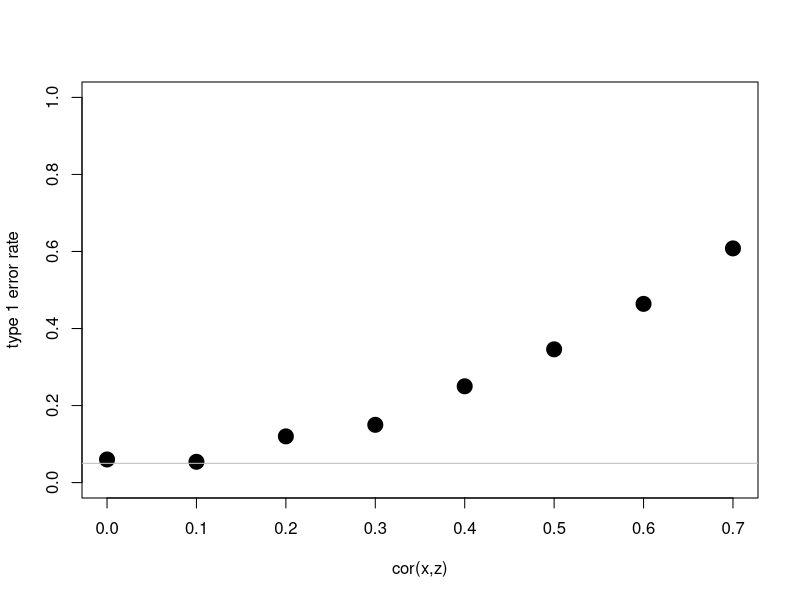
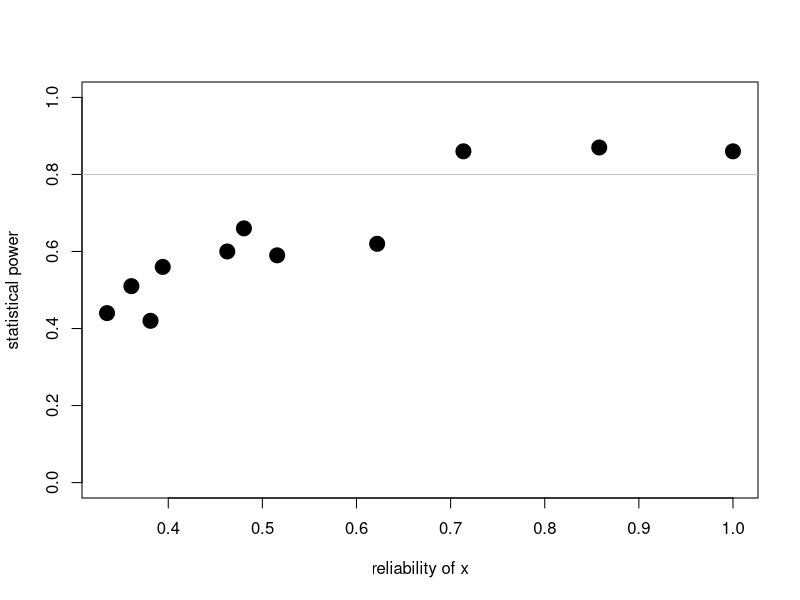

Recreate these plots in R, in order.
##DGM
N<-1000
x<-rnorm(N)
y<-.3*x+rnorm(N)

##DAM
m<-lm(y~x)
summary(m)


######################################################
##What if we start to make changes to the DGM and ask about their relationship to the empirical data?
##We're going to look at power (probability that we correctly reject the null hypothesis)and type 1 error rate (type 1 error: mistaken rejection of actually true null hypothesis) for a few examples

######################################################
##UNOBSERVED CONFOUNDERS
##how does introducing a third variable (with known correlation to x) disrupt power into the DGM but then omitting it (ie it is unobserved) from the DAM?
library(MASS)
N<-1000
b<-0.00 ##important!
mat<-list()
for (rho in seq(0,.7,by=.1)) {
    t1er<-numeric()
    for (i in 1:500) {
        xz<-mvrnorm(N,rep(0,2),Sigma=matrix(c(1,rho,rho,1),2,2))
        x<-xz[,1]
        z<-xz[,2]
        y<-b*x+.1*z+rnorm(N)  ##note that x does not impact y since b=0!
        m<-lm(y~x)
        t1er[i]<-summary(m)$coef[2,4]<.05
    }
    mat[[as.character(rho)]]<-c(rho,mean(t1er))
}
plot(do.call("rbind",mat),xlab="cor(x,z)",ylab="type 1 error rate",pch=19,cex=2,ylim=c(0,1))
abline(h=0.05,col='gray')
##in the above, we see that T1ER increases with rho=cor(x,z).
##that makes sense. z contains information about x due to their correlation and does impact y. if we don't observe z, we might mistakenly think x and y are associated.
##questions to ask: how does the shape of that curve depend upon N? upon the coefficient associated with z in y's assignment? 

######################################################
##MEASUREMENT ERROR IN X
##how does measurement error in X affect statistical power?
library(MASS)
N<-1000
b<-0.1
mat<-list()
for (s2 in seq(0,2,by=.2)) {
    pow<-numeric()
    for (i in 1:100) {
        x0<-rnorm(N)
        y<-b*x0+rnorm(N)
        x<-x0+rnorm(N,sd=sqrt(s2))
        m<-lm(y~x)
        pow[i]<-summary(m)$coef[2,4]<.05
    }
    mat[[as.character(s2)]]<-c(var(x0)/var(x),mean(pow))
}
plot(do.call("rbind",mat),xlab="reliability of x",ylab="statistical power",pch=19,cex=2,ylim=c(0,1))
abline(h=0.8,col='gray')
##as we might have anticipated, power is improved with more reliable measures!.
##you might again wonder how this is impacted by a range of choices we made along the way...
